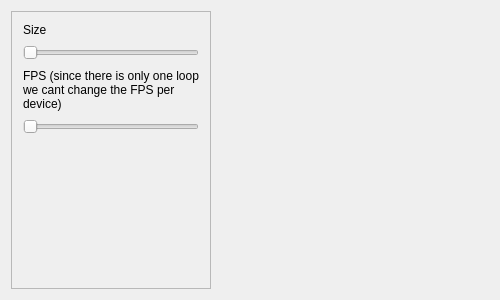
<?xml version="1.0" encoding="UTF-8"?>
<ui version="4.0">
 <class>device</class>
 <widget class="QWidget" name="device">
  <property name="geometry">
   <rect>
    <x>0</x>
    <y>0</y>
    <width>500</width>
    <height>300</height>
   </rect>
  </property>
  <property name="minimumSize">
   <size>
    <width>500</width>
    <height>0</height>
   </size>
  </property>
  <property name="windowTitle">
   <string>device</string>
  </property>
  <layout class="QGridLayout" name="gridLayout">
   <item row="0" column="1">
    <widget class="QWidget" name="widget" native="true">
     <property name="focusPolicy">
      <enum>Qt::NoFocus</enum>
     </property>
     <layout class="QGridLayout" name="gridLayout_3">
      <property name="leftMargin">
       <number>0</number>
      </property>
      <property name="topMargin">
       <number>0</number>
      </property>
      <property name="rightMargin">
       <number>0</number>
      </property>
      <property name="bottomMargin">
       <number>0</number>
      </property>
      <item row="0" column="0">
       <widget class="QSplitter" name="splitter">
        <property name="frameShape">
         <enum>QFrame::NoFrame</enum>
        </property>
        <property name="midLineWidth">
         <number>10</number>
        </property>
        <property name="orientation">
         <enum>Qt::Horizontal</enum>
        </property>
        <property name="opaqueResize">
         <bool>true</bool>
        </property>
        <property name="handleWidth">
         <number>10</number>
        </property>
        <property name="childrenCollapsible">
         <bool>false</bool>
        </property>
        <widget class="QWidget" name="widget_2" native="true">
         <property name="sizePolicy">
          <sizepolicy hsizetype="Expanding" vsizetype="Expanding">
           <horstretch>0</horstretch>
           <verstretch>0</verstretch>
          </sizepolicy>
         </property>
         <layout class="QHBoxLayout" name="horizontalLayout">
          <property name="leftMargin">
           <number>0</number>
          </property>
          <property name="topMargin">
           <number>0</number>
          </property>
          <property name="rightMargin">
           <number>0</number>
          </property>
          <property name="bottomMargin">
           <number>0</number>
          </property>
         </layout>
        </widget>
       </widget>
      </item>
     </layout>
    </widget>
   </item>
   <item row="0" column="0">
    <widget class="QFrame" name="frame">
     <property name="maximumSize">
      <size>
       <width>200</width>
       <height>16777215</height>
      </size>
     </property>
     <property name="frameShape">
      <enum>QFrame::StyledPanel</enum>
     </property>
     <property name="frameShadow">
      <enum>QFrame::Raised</enum>
     </property>
     <layout class="QFormLayout" name="formLayout">
      <item row="0" column="0" colspan="2">
       <layout class="QVBoxLayout" name="verticalLayout_2">
        <item>
         <widget class="QLabel" name="label">
          <property name="text">
           <string>Size</string>
          </property>
         </widget>
        </item>
        <item>
         <widget class="QSlider" name="Size_slider">
          <property name="sizePolicy">
           <sizepolicy hsizetype="Expanding" vsizetype="Fixed">
            <horstretch>0</horstretch>
            <verstretch>0</verstretch>
           </sizepolicy>
          </property>
          <property name="minimumSize">
           <size>
            <width>0</width>
            <height>20</height>
           </size>
          </property>
          <property name="minimum">
           <number>1</number>
          </property>
          <property name="maximum">
           <number>100</number>
          </property>
          <property name="orientation">
           <enum>Qt::Horizontal</enum>
          </property>
         </widget>
        </item>
        <item>
         <widget class="QLabel" name="label_2">
          <property name="text">
           <string>FPS (since there is only one loop we cant change the FPS per device)</string>
          </property>
          <property name="wordWrap">
           <bool>true</bool>
          </property>
         </widget>
        </item>
        <item>
         <widget class="QSlider" name="FPS_slider">
          <property name="enabled">
           <bool>false</bool>
          </property>
          <property name="sizePolicy">
           <sizepolicy hsizetype="Expanding" vsizetype="Fixed">
            <horstretch>0</horstretch>
            <verstretch>0</verstretch>
           </sizepolicy>
          </property>
          <property name="minimumSize">
           <size>
            <width>0</width>
            <height>20</height>
           </size>
          </property>
          <property name="minimum">
           <number>1</number>
          </property>
          <property name="maximum">
           <number>1000</number>
          </property>
          <property name="orientation">
           <enum>Qt::Horizontal</enum>
          </property>
         </widget>
        </item>
       </layout>
      </item>
     </layout>
    </widget>
   </item>
  </layout>
 </widget>
 <layoutdefault spacing="6" margin="11"/>
 <resources/>
 <connections/>
</ui>
